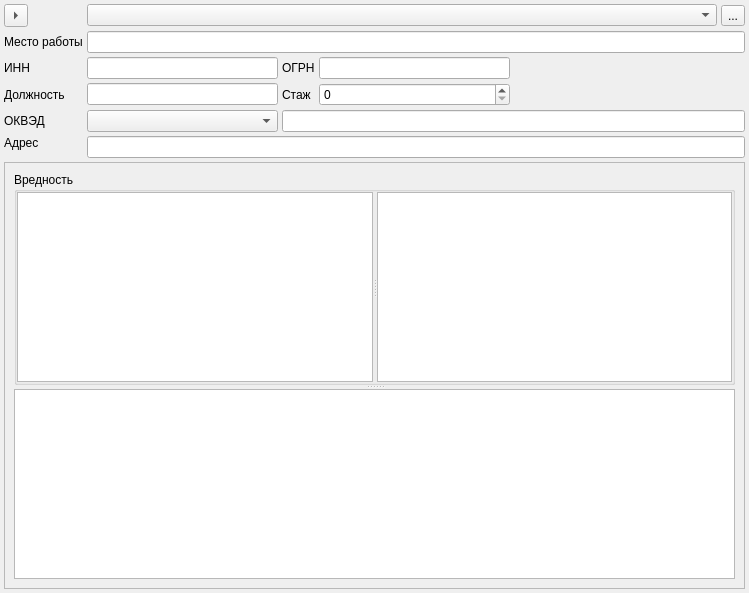
     <widget class="QWidget" name="tabWork">
      <attribute name="title">
       <string>&amp;Занятость</string>
      </attribute>
      <layout class="QGridLayout">
       <property name="margin">
        <number>4</number>
       </property>
       <property name="spacing">
        <number>4</number>
       </property>
       <item row="9" column="0" colspan="6">
        <widget class="QFrame" name="frame_2">
         <property name="frameShape">
          <enum>QFrame::StyledPanel</enum>
         </property>
         <property name="frameShadow">
          <enum>QFrame::Raised</enum>
         </property>
         <layout class="QGridLayout" name="gridLayout_10">
          <item row="0" column="0">
           <widget class="QSplitter" name="splitter_5">
            <property name="orientation">
             <enum>Qt::Vertical</enum>
            </property>
            <widget class="QGroupBox" name="tblWorkHurt">
             <property name="title">
              <string>Вредность</string>
             </property>
             <layout class="QGridLayout">
              <property name="margin">
               <number>0</number>
              </property>
              <property name="spacing">
               <number>0</number>
              </property>
              <item row="0" column="0">
               <widget class="QSplitter" name="splitter">
                <property name="orientation">
                 <enum>Qt::Horizontal</enum>
                </property>
                <widget class="CWorkHurtTableView" name="tblWorkHurts">
                 <property name="selectionBehavior">
                  <enum>QAbstractItemView::SelectRows</enum>
                 </property>
                </widget>
                <widget class="CInDocTableView" name="tblWorkHurtFactors">
                 <property name="selectionBehavior">
                  <enum>QAbstractItemView::SelectRows</enum>
                 </property>
                </widget>
               </widget>
              </item>
             </layout>
            </widget>
            <widget class="CInDocTableView" name="tblOldWorks"/>
           </widget>
          </item>
         </layout>
        </widget>
       </item>
       <item row="0" column="5">
        <widget class="QToolButton" name="btnSelectWorkOrganisation">
         <property name="text">
          <string>...</string>
         </property>
         <property name="arrowType">
          <enum>Qt::NoArrow</enum>
         </property>
        </widget>
       </item>
       <item row="7" column="1">
        <widget class="COKVEDComboBox" name="cmbWorkOKVED"/>
       </item>
       <item row="2" column="2">
        <widget class="QLabel" name="lblWorOrganisationOGRN">
         <property name="text">
          <string>ОГРН</string>
         </property>
         <property name="buddy">
          <cstring>edtWorkOrganisationOGRN</cstring>
         </property>
        </widget>
       </item>
       <item row="2" column="0">
        <widget class="QLabel" name="lblWorOrganisationINN">
         <property name="text">
          <string>ИНН </string>
         </property>
         <property name="buddy">
          <cstring>edtWorkOrganisationINN</cstring>
         </property>
        </widget>
       </item>
       <item row="7" column="2" colspan="4">
        <widget class="QLineEdit" name="edtOKVEDName">
         <property name="readOnly">
          <bool>true</bool>
         </property>
        </widget>
       </item>
       <item row="3" column="0">
        <widget class="QLabel" name="lblWorkPost">
         <property name="text">
          <string>Должность</string>
         </property>
         <property name="buddy">
          <cstring>edtWorkPost</cstring>
         </property>
        </widget>
       </item>
       <item row="0" column="0">
        <widget class="QToolButton" name="btnCopyPrevWork">
         <property name="focusPolicy">
          <enum>Qt::NoFocus</enum>
         </property>
         <property name="toolTip">
          <string>Копировать из предыдущей записи</string>
         </property>
         <property name="arrowType">
          <enum>Qt::RightArrow</enum>
         </property>
        </widget>
       </item>
       <item row="2" column="1">
        <widget class="QLineEdit" name="edtWorkOrganisationINN">
         <property name="enabled">
          <bool>true</bool>
         </property>
         <property name="frame">
          <bool>true</bool>
         </property>
         <property name="readOnly">
          <bool>true</bool>
         </property>
        </widget>
       </item>
       <item row="2" column="3">
        <widget class="QLineEdit" name="edtWorkOrganisationOGRN">
         <property name="enabled">
          <bool>true</bool>
         </property>
         <property name="readOnly">
          <bool>true</bool>
         </property>
        </widget>
       </item>
       <item row="7" column="0">
        <widget class="QLabel" name="lblWorkOKVED">
         <property name="text">
          <string>ОКВЭД</string>
         </property>
         <property name="buddy">
          <cstring>cmbWorkOKVED</cstring>
         </property>
        </widget>
       </item>
       <item row="1" column="1" colspan="5">
        <widget class="QLineEdit" name="edtWorkOrganisationFreeInput"/>
       </item>
       <item row="2" column="4" colspan="2">
        <spacer name="INN_OGRN_Spacer">
         <property name="orientation">
          <enum>Qt::Horizontal</enum>
         </property>
         <property name="sizeHint" stdset="0">
          <size>
           <width>181</width>
           <height>20</height>
          </size>
         </property>
        </spacer>
       </item>
       <item row="0" column="1" colspan="4">
        <widget class="COrgComboBox" name="cmbWorkOrganisation"/>
       </item>
       <item row="8" column="0">
        <widget class="QLabel" name="label_2">
         <property name="text">
          <string>Адрес</string>
         </property>
         <property name="alignment">
          <set>Qt::AlignLeading|Qt::AlignLeft|Qt::AlignTop</set>
         </property>
        </widget>
       </item>
       <item row="8" column="1" colspan="5">
        <widget class="QLineEdit" name="edtWorkNote"/>
       </item>
       <item row="3" column="1">
        <widget class="QLineEdit" name="edtWorkPost"/>
       </item>
       <item row="3" column="3">
        <widget class="QSpinBox" name="edtWorkStage"/>
       </item>
       <item row="3" column="2">
        <widget class="QLabel" name="lblWorkStage">
         <property name="text">
          <string>Стаж</string>
         </property>
         <property name="buddy">
          <cstring>edtWorkStage</cstring>
         </property>
        </widget>
       </item>
       <item row="3" column="4" colspan="2">
        <spacer>
         <property name="orientation">
          <enum>Qt::Horizontal</enum>
         </property>
         <property name="sizeHint" stdset="0">
          <size>
           <width>231</width>
           <height>20</height>
          </size>
         </property>
        </spacer>
       </item>
       <item row="1" column="0">
        <widget class="QLabel" name="edtWorkOrganisationFreeInput_2">
         <property name="text">
          <string>Место работы</string>
         </property>
        </widget>
       </item>
      </layout>
     </widget>
